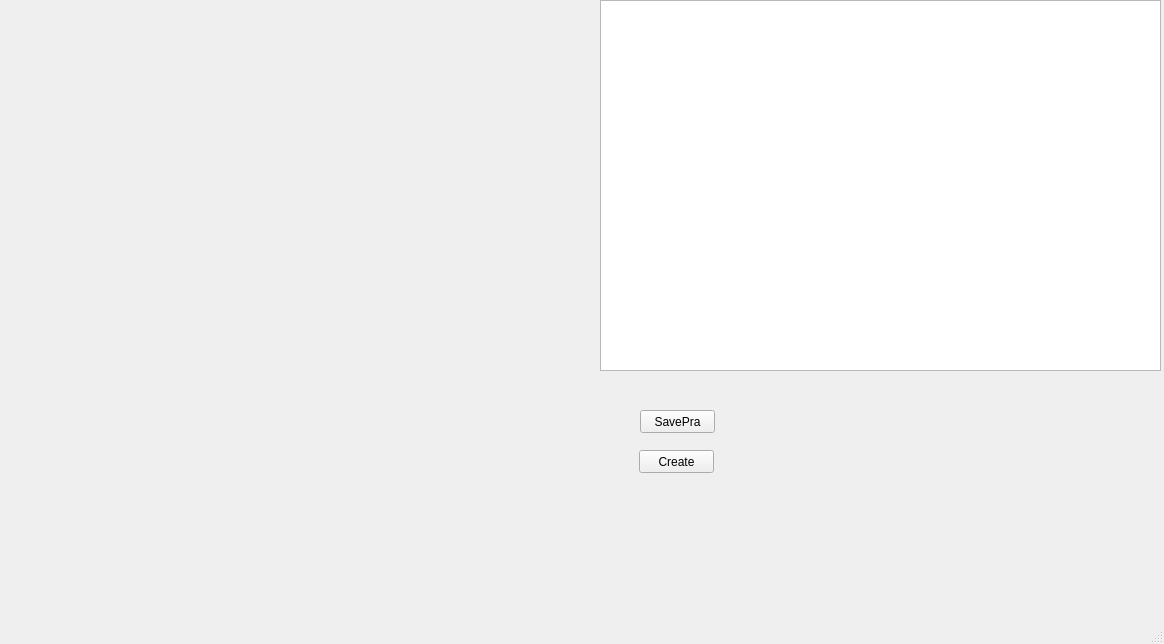
<?xml version="1.0" encoding="UTF-8"?>
<ui version="4.0">
 <class>MainWindow</class>
 <widget class="QMainWindow" name="MainWindow">
  <property name="geometry">
   <rect>
    <x>0</x>
    <y>0</y>
    <width>1164</width>
    <height>644</height>
   </rect>
  </property>
  <property name="windowTitle">
   <string>初始轨迹</string>
  </property>
  <widget class="QWidget" name="centralwidget">
   <widget class="IntialTrajectory" name="widget" native="true">
    <property name="geometry">
     <rect>
      <x>0</x>
      <y>0</y>
      <width>600</width>
      <height>600</height>
     </rect>
    </property>
   </widget>
   <widget class="QPushButton" name="createButton">
    <property name="geometry">
     <rect>
      <x>639</x>
      <y>450</y>
      <width>75</width>
      <height>23</height>
     </rect>
    </property>
    <property name="text">
     <string>Create</string>
    </property>
   </widget>
   <widget class="QTableView" name="tableView">
    <property name="geometry">
     <rect>
      <x>600</x>
      <y>0</y>
      <width>561</width>
      <height>371</height>
     </rect>
    </property>
   </widget>
   <widget class="QPushButton" name="saveButton">
    <property name="geometry">
     <rect>
      <x>640</x>
      <y>410</y>
      <width>75</width>
      <height>23</height>
     </rect>
    </property>
    <property name="text">
     <string>SavePra</string>
    </property>
   </widget>
   <zorder>layoutWidget</zorder>
   <zorder>widget</zorder>
   <zorder>createButton</zorder>
   <zorder>tableView</zorder>
  </widget>
  <widget class="QMenuBar" name="menubar">
   <property name="geometry">
    <rect>
     <x>0</x>
     <y>0</y>
     <width>1164</width>
     <height>23</height>
    </rect>
   </property>
  </widget>
  <widget class="QStatusBar" name="statusbar"/>
 </widget>
 <customwidgets>
  <customwidget>
   <class>IntialTrajectory</class>
   <extends>QWidget</extends>
   <header location="global">intialtrajectory.h</header>
   <container>1</container>
  </customwidget>
 </customwidgets>
 <resources/>
 <connections/>
</ui>
